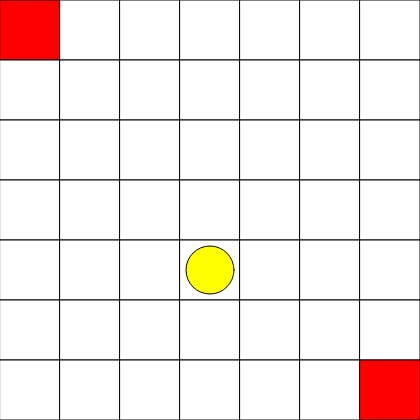
Frame 1 (no input)
Frame 60 (no input): identical to frame 1, image omitted
Frame 120 (the mouse pressed at the canvas centre since frame 60): identical to frame 1, image omitted

The p5.js sketch that drew this single still picture (run headless with seeded random() and noise() and a simulated clock; from frame 60 on, the mouse is pressed at the canvas centre):

// p5.js sketch
// ── sketch.js
const boardSize = 7;
const cellSize = 60;
let board = [];
let currentPlayer = 0; // 0 for white, 1 for black
let houses = [[0, 0], [boardSize - 1, boardSize - 1]]; // [x, y]
let ballPos = { x: 3, y: 4 };
let isDragging = false;
let offsetX, offsetY;

function setup()
{
    createCanvas(boardSize * cellSize, boardSize * cellSize);
    initializeBoard();
}

function initializeBoard()
{
    board = Array.from({ length: boardSize }, () => Array(boardSize).fill(false));
    for (const [x, y] of houses)
    {
        board[x][y] = 'house';
    }
}

function draw()
{
    background(255);
    drawBoard();
    drawBall();
}

function drawBoard()
{
    for (let x = 0; x < boardSize; x++)
    {
        for (let y = 0; y < boardSize; y++)
        {
            if (board[x][y] === 'house')
            {
                fill(255, 0, 0); // Red color for houses
            } else if (board[x][y] === true)
            {
                fill(0); // Black color for blocks
            } else
            {
                fill(255); // White color for empty cells
            }
            rect(x * cellSize, y * cellSize, cellSize, cellSize);
        }
    }
}

function drawBall()
{
    fill(255, 255, 0); // Yellow color for the ball
    ellipse(ballPos.x * cellSize + cellSize / 2, ballPos.y * cellSize + cellSize / 2, cellSize * 0.8);
}

function mousePressed()
{
    const x = Math.floor(mouseX / cellSize);
    const y = Math.floor(mouseY / cellSize);
    if (x === ballPos.x && y === ballPos.y)
    {
        isDragging = true;
        offsetX = mouseX - ballPos.x * cellSize;
        offsetY = mouseY - ballPos.y * cellSize;
    }
}

function mouseReleased()
{
    isDragging = false;
    const x = Math.floor(mouseX / cellSize);
    const y = Math.floor(mouseY / cellSize);
    if (isLegalMove(x, y))
    {
        movePiece(x, y);
        currentPlayer = 1 - currentPlayer; // Switch player
    }
}

function mouseDragged()
{
    if (isDragging)
    {
        ballPos.x = Math.floor((mouseX - offsetX) / cellSize);
        ballPos.y = Math.floor((mouseY - offsetY) / cellSize);
    }
}

function isLegalMove(x, y)
{
    if (x < 0 || x >= boardSize || y < 0 || y >= boardSize)
    {
        return false; // Out of bounds
    }
    if (board[x][y] !== false)
    {
        return false; // Cell already occupied
    }
    // Check if the target position is adjacent to the current position of the ball
    const dx = Math.abs(x - ballPos.x);
    const dy = Math.abs(y - ballPos.y);
    return (dx <= 1 && dy <= 1);
}

function movePiece(x, y)
{
    board[ballPos.x][ballPos.y] = true; // Mark the previous cell as occupied
    board[x][y] = false; // Mark the new cell as empty
    ballPos.x = x;
    ballPos.y = y;
}

// ── gameLogic.js
class GameLogic
{
    constructor(board, ball, houses)
    {
        this.board = board;
        this.ball = ball;
        this.houses = houses;
        this.currentPlayer = 0;
    }

    mousePressed()
    {
        // Handle mouse pressed event
        const x = Math.floor(mouseX / cellSize);
        const y = Math.floor(mouseY / cellSize);
        if (x === this.ball.position.x && y === this.ball.position.y)
        {
            // Implement dragging logic
        }
    }

    mouseReleased()
    {
        // Handle mouse released event
        // Check if mouse released position is a legal move and perform actions accordingly
        const x = Math.floor(mouseX / cellSize);
        const y = Math.floor(mouseY / cellSize);
        if (this.isLegalMove(x, y))
        {
            this.movePiece(x, y);
            this.currentPlayer = 1 - this.currentPlayer;
            if (this.isBlocked())
            {
                setTimeout(() =>
                {
                    const playAgain = confirm("No legal moves available. Player " + (this.currentPlayer + 1) + " wins! Want to play again?");
                    if (playAgain)
                    {
                        this.resetGame();
                    }
                }, 100);
            }
        }
    }

    isLegalMove(x, y)
    {
        // Check if the move is legal
        if (x < 0 || x >= boardSize || y < 0 || y >= boardSize)
        {
            console.log("Out of bounds ", x, y);
            return false; // Out of bounds
        }

        // Check if the target is a house and allow adjacent move
        for (const house of this.houses)
        {
            if (x === house.position[0] && y === house.position[1])
            {
                const dx = Math.abs(x - this.ball.position.x);
                const dy = Math.abs(y - this.ball.position.y);
                if (dx <= 1 && dy <= 1)
                {
                    return true; // Allow move to house if adjacent
                }
                return false; // House but not adjacent
            }
        }

        // Check for regular adjacent move (including diagonally)
        const dx = Math.abs(x - this.ball.position.x);
        const dy = Math.abs(y - this.ball.position.y);
        if (dx <= 1 && dy <= 1 && !this.board.cells[x][y])
        {
            return true;
        }

        if (this.board.cells[x][y])
        {
            console.log("Cell occupied ", x, y);
        }
        return false;
    }

    movePiece(x, y)
    {
        // Move the ball
        this.board.cells[this.ball.position.x][this.ball.position.y] = true;
        this.board.cells[x][y] = false;
        this.ball.position.x = x;
        this.ball.position.y = y;

        // Check if the ball reached any house
        for (const house of this.houses)
        {
            if (x === house.position[0] && y === house.position[1])
            {
                setTimeout(() =>
                {
                    const playAgain = confirm("Player " + (this.currentPlayer + 1) + " won! Want to play again?");
                    if (playAgain)
                    {
                        this.resetGame();
                    }
                }, 100);
                break;
            }
        }

        this.currentPlayer = 1 - this.currentPlayer; // Switch player turn
    }

    resetGame()
    {
        // Reset the game
        this.board.cells = this.board.initializeBoard();
        this.ball.position = { x: 3, y: 4 };
        this.currentPlayer = 0;
    }

    isBlocked()
    {
        // Check if there are any legal moves available
        for (let dx = -1; dx <= 1; dx++)
        {
            for (let dy = -1; dy <= 1; dy++)
            {
                if (!(dx === 0 && dy === 0))
                {
                    const newX = this.ball.position.x + dx;
                    const newY = this.ball.position.y + dy;
                    if (newX >= 0 && newX < boardSize && newY >= 0 && newY < boardSize && !this.board.cells[newX][newY])
                    {
                        return false; // At least one legal move is available
                    }
                }
            }
        }
        return true; // No legal moves available
    }
}

// ── house.js
class House
{
    constructor(position)
    {
        this.position = position;
    }

    draw()
    {
        const cellSize = width / boardSize;
        fill(255, 0, 0);
        rect(this.position[0] * cellSize, this.position[1] * cellSize, cellSize, cellSize);
    }
}
